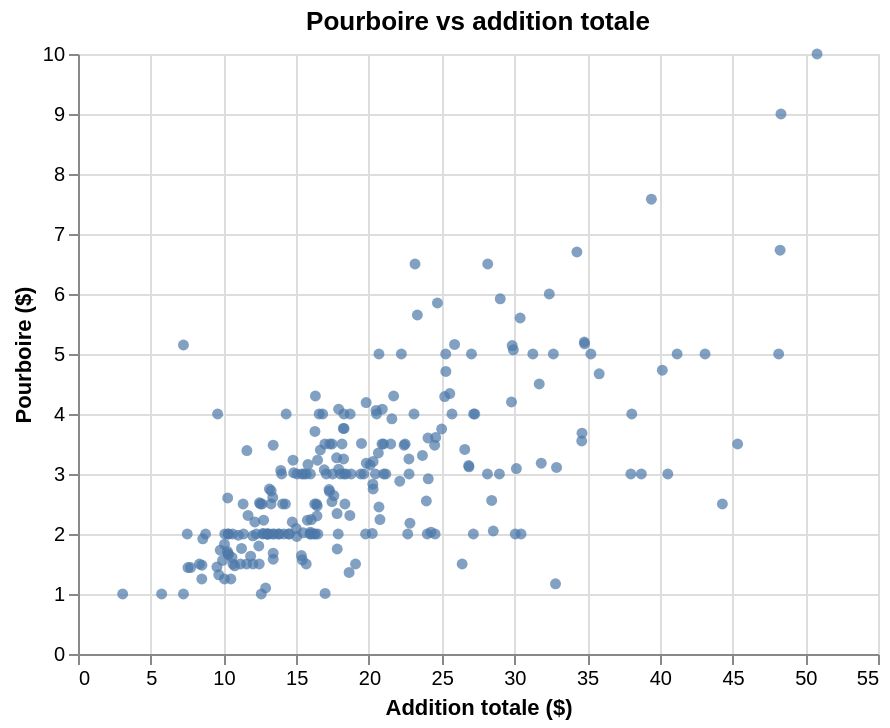

The notebook cell this image was saved under:
### Markdown cell above
**Résultat notable** : la palette Okabe-Ito, pourtant color-blind safe, échoue au test de contraste 3:1 pour deux de ses trois couleurs sur fond blanc. Il faut donc prévoir d’ajuster (assombrir légèrement) si cette palette doit servir pour du texte ou des éléments fins plutôt que de larges aplats. Daltonisme et contraste sont deux critères indépendants à vérifier séparément.

## 2.4 Texte alternatif (alt-text) intégré au graphique

Vega-Lite (et donc Altair) accepte un champ `description` au niveau du graphique, qui devient l'attribut `aria-label` du SVG produit constituant la première brique, minimale, d'accessibilité pour un lecteur d'écran.

### Code cell
chart_with_alttext = alt.Chart(tips).mark_circle(opacity=0.7).encode(
    x=alt.X("total_bill:Q", title="Addition totale ($)"),
    y=alt.Y("tip:Q", title="Pourboire ($)"),
).properties(
    title="Pourboire vs addition totale",
    description=(
        "Nuage de points : le pourboire augmente globalement avec le montant "
        "de l'addition, suivant une relation à peu près linéaire, avec une "
        "dispersion plus marquée pour les additions élevées."
    ),
    width=400, height=300,
)

import json
spec = json.loads(chart_with_alttext.to_json())
print("Description exposée dans le spec (-> aria-label du SVG) :")
print(spec["description"])
chart_with_alttext

### Figure 1 — Vega-Lite specification as saved in the notebook (floating-point values rounded to 4 significant figures; data arrays with more than 128 entries replaced by an {"elided": "..."} marker saying what was removed)
{"config": {"view": {"continuousWidth": 300, "continuousHeight": 300}}, "data": {"name": "data-f795d6974a782cd165ff81948ea68153"}, "mark": {"type": "circle", "opacity": 0.7}, "description": "Nuage de points : le pourboire augmente globalement avec le montant de l'addition, suivant une relation à peu près linéaire, avec une dispersion plus marquée pour les additions élevées.", "encoding": {"x": {"field": "total_bill", "title": "Addition totale ($)", "type": "quantitative"}, "y": {"field": "tip", "title": "Pourboire ($)", "type": "quantitative"}}, "height": 300, "title": "Pourboire vs addition totale", "width": 400, "$schema": "https://vega.github.io/schema/vega-lite/v6.4.1.json", "datasets": {"data-f795d6974a782cd165ff81948ea68153": {"elided": "244 records"}}}
